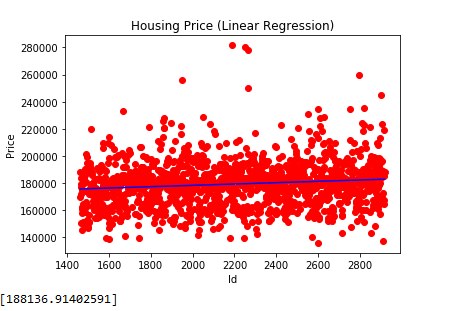

Source code (Python):

import numpy as np
import matplotlib.pyplot as plt
import pandas as pd

# Importing the dataset
dataset = pd.read_csv('housing price.csv')
X = dataset.iloc[:, 0:1].values
y = dataset.iloc[:, 1].values

# Splitting the dataset into the Training set and Test set
"""from sklearn.cross_validation import train_test_split
X_train, X_test, y_train, y_test = train_test_split(X, y, test_size = 0.2, random_state = 0)"""


# Fitting Linear Regression to the dataset
from sklearn.linear_model import LinearRegression
lin_reg = LinearRegression()
lin_reg.fit(X, y)

# Fitting Polynomial Regression to the dataset
from sklearn.preprocessing import PolynomialFeatures
poly_reg = PolynomialFeatures(degree = 1)
X_poly = poly_reg.fit_transform(X)
poly_reg.fit(X_poly, y)
lin_reg_2 = LinearRegression()
lin_reg_2.fit(X_poly, y)

from sklearn.tree import DecisionTreeRegressor
regressor = DecisionTreeRegressor(random_state = 0)
regressor.fit(X, y)

# Visualising the Linear Regression results
plt.scatter(X, y, color = 'red')
plt.plot(X, lin_reg.predict(X), color = 'blue')
plt.title('Housing Price (Linear Regression)')
plt.xlabel('Id')
plt.ylabel('Price')
plt.show()





# Predicting a new result with Linear Regression
lin_reg.predict([[4000]])
print(lin_reg.predict([[4000]]))
